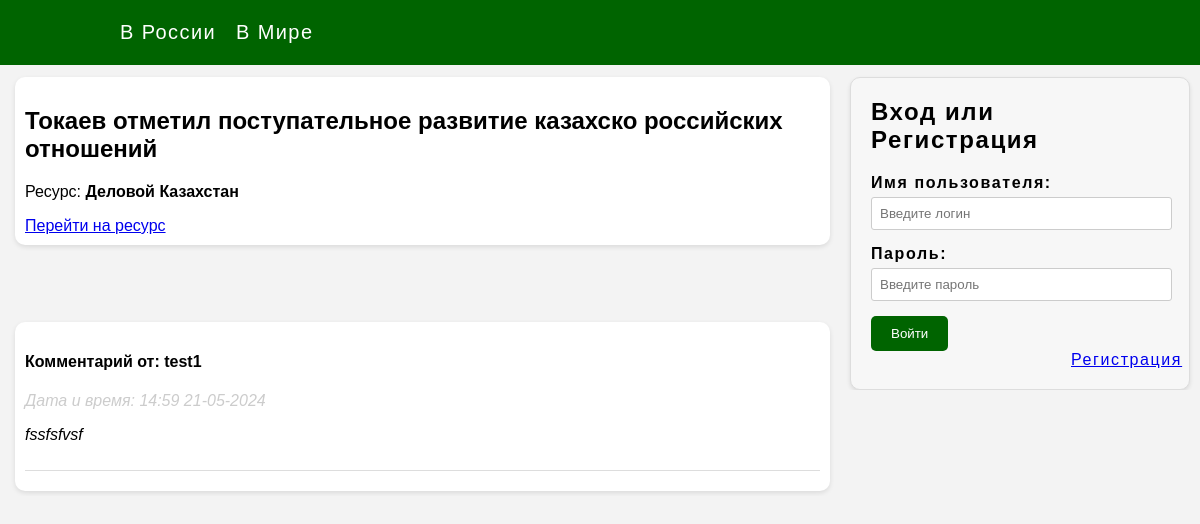
The page /news/ru/1091/anon/comments on the database its author committed.
### base/models.py (models this page shows, shortened)
class NewsBd(models.Model):
    source = models.CharField(max_length=500)
    description = models.TextField(default='')
    url = models.CharField(max_length=500)
    data = models.DateTimeField(null=True)
    count_comments = models.IntegerField(default=0)

class Comments(models.Model):
    news = models.ForeignKey(NewsBd, on_delete=models.CASCADE)
    author = models.CharField(max_length=100)
    text = models.TextField(default='')
    publication_date = models.DateTimeField(auto_now_add=True)

### base/views.py (the view)
# urls.py: path('news/<str:lang>/<int:news_id>/<str:username>/comments', comments_view, name='comments'),
def comments_view(request, lang, username, news_id):
    if request.method == 'POST':
        data = {'lang': lang, 'username': username,
                'news_id': news_id, 'text': request.POST.get('comment_text')}
        News.set_comments(data)
    form = UserLoginForm()
    json_comments = News.get_news_comments(news_id, lang)
    title = f'Комментарии: {" ".join(json_comments.get("description").split()[:2])}'
    context = {'title': title, 'username': username, 'lang': lang, 'form': form,
               'json_comments': json_comments}
    return render(request, 'base/comments.html', context)

### base/forms.py
class UserLoginForm(AuthenticationForm):
    username = forms.CharField(widget=forms.TextInput(attrs={"autofocus": True,
                                                             'placeholder': 'Введите логин'}))
    password = forms.CharField(
        widget=forms.PasswordInput(attrs={"autocomplete": "current-password",
                                          'placeholder': 'Введите пароль'}), )
    class Meta:
        model = User
        fields = ['username', 'password']

### base/news.py (called while the page is built)
    @staticmethod
    def get_news_comments(news_id, lang):
        n = NewsBd.objects.get(pk=news_id) if lang == 'ru' else NewsBdEn.objects.get(pk=news_id)
        _com_list = n.comments_set.all().order_by(
            'publication_date') if lang == 'ru' else n.commentsen_set.all().order_by('publication_date')
        comments = [
            {'user': _.author, 'publication_date': _.publication_date.strftime('%H:%M %d-%m-%Y'), 'text': _.text}
            for _ in _com_list]
        result = {'description': f"{n.description}", 'source': f"{n.source}", 'url': f"{n.url}", 'news_id': news_id,
                  'list_comments': comments}
        return result

### base/templates/base/comments.html (shortened to what this page needs)
{% extends "base/base_tmp.html" %}
{% block content_news %}
    <article class="news">
        <h2>{{ json_comments.description }}</h2>
        <p>Ресурс: <b>{{ json_comments.source }}</b></p><a href="{{ json_comments.url }}" target="_blank">Перейти на ресурс</a>
    </article>
    <section class="comments">
        {% if json_comments.list_comments %}
        {% for com in json_comments.list_comments %}
            <h4>Комментарий от: {{ com.user }}</h4>
            <div class="comment">
                <p style="font-style: italic; color: #cccccc;">Дата и время: {{ com.publication_date }}</p>
                <p style="font-style: italic;">{{ com.text }}</p>
            </div>
        {% endfor %}
        {% else %}
        <div class="comment">
           <p style="font-style: italic;">Нет комментариев</p>
            </div>
        {% endif %}
    </section>
{% endblock %}
{% block content_user %}
{% if user.is_authenticated %}
  {% include 'base/user_section.html' %}
{% else %}
  <div class="auth-window">
    <h2>Вход или Регистрация</h2>
    <form method="post" action="{% url 'base:login' %}">
      <div class="form-group">
        <label for="{{ form.username.id_for_label }}">Имя пользователя:</label>
          {{ form.username }}
      </div>
      <div class="form-group">
        <label for="{{ form.password.id_for_label }}">Пароль:</label>
          {{ form.password }}
      </div>
      <button type="submit" class="btn">Войти</button><a href="{% url 'base:register' lang=lang %}" style="margin-left: 200px;">Регистрация</a>
    </form>
  </div>
{% endif %}
{% endblock %}

### base/static/base/style.css (style rules this page uses)
body { background-color: #f3f3f3; font-family: Arial, sans-serif; margin: 0; padding: 0; }
.auth-window { letter-spacing: 0.1em; margin-top: 77px; margin-left: 10px; margin-right: 10px; background-color: #f7f7f7; padding: 20px; border: 1px solid #ddd; border-radius: 10px; box-shadow: 0 2px 4px rgba(0, 0, 0, 0.1); }
.auth-window h2 { margin-top: 0; }
.form-group { width: 95%; margin-bottom: 15px; text-align: left; }
.form-group label { display: block; font-weight: bold; margin-bottom: 5px; }
.form-group input { border: 1px solid #ccc; border-radius: 3px; padding: 8px; width: 100%; }
.btn { background-color: #006400; border: none; border-radius: 5px; color: #fff; cursor: pointer; padding: 10px 20px; margin-right: 179px; }
.news, .comments, .new-comment { margin-top: 77px; margin-left: 15px; margin-right: 10px; background-color: #fff; border-radius: 10px; box-shadow: 0 2px 5px rgba(0, 0, 0, 0.1); padding: 10px; margin-bottom: 5px; }
.comments .comment { border-bottom: 1px solid #ddd; padding-bottom: 10px; margin-bottom: 10px; }

### rows shown on the page
NewsBd: description "Токаев отметил поступательное развитие казахско российских отношений", source "Деловой Казахстан"
Comments: user "test1", text "fssfsfvsf"

### other values the page prints
{{ com.publication_date }} "14:59 21-05-2024"
